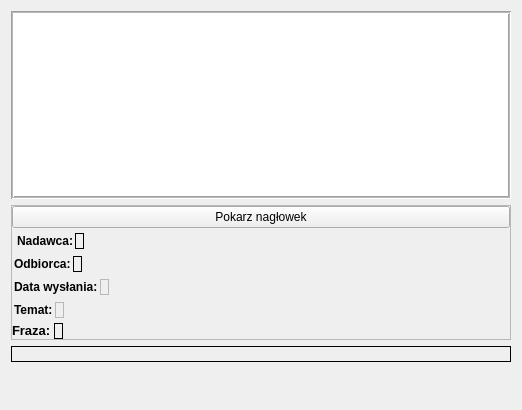
                                    <widget class="QWidget" name="scrollAreaWidgetContents_3">
                                     <property name="geometry">
                                      <rect>
                                       <x>0</x>
                                       <y>0</y>
                                       <width>520</width>
                                       <height>410</height>
                                      </rect>
                                     </property>
                                     <property name="sizePolicy">
                                      <sizepolicy hsizetype="Expanding" vsizetype="Expanding">
                                       <horstretch>0</horstretch>
                                       <verstretch>0</verstretch>
                                      </sizepolicy>
                                     </property>
                                     <layout class="QVBoxLayout" name="verticalLayout_34">
                                      <item>
                                       <layout class="QVBoxLayout" name="emailLayouts_2">
                                        <item>
                                         <widget class="QListWidget" name="listAttachments_2">
                                          <property name="sizePolicy">
                                           <sizepolicy hsizetype="Minimum" vsizetype="Minimum">
                                            <horstretch>0</horstretch>
                                            <verstretch>0</verstretch>
                                           </sizepolicy>
                                          </property>
                                          <property name="minimumSize">
                                           <size>
                                            <width>500</width>
                                            <height>150</height>
                                           </size>
                                          </property>
                                          <property name="frameShape">
                                           <enum>QFrame::Shape::Box</enum>
                                          </property>
                                          <property name="frameShadow">
                                           <enum>QFrame::Shadow::Sunken</enum>
                                          </property>
                                          <property name="lineWidth">
                                           <number>1</number>
                                          </property>
                                          <property name="midLineWidth">
                                           <number>1</number>
                                          </property>
                                          <property name="verticalScrollBarPolicy">
                                           <enum>Qt::ScrollBarPolicy::ScrollBarAlwaysOff</enum>
                                          </property>
                                          <property name="horizontalScrollBarPolicy">
                                           <enum>Qt::ScrollBarPolicy::ScrollBarAsNeeded</enum>
                                          </property>
                                          <property name="sizeAdjustPolicy">
                                           <enum>QAbstractScrollArea::SizeAdjustPolicy::AdjustIgnored</enum>
                                          </property>
                                          <property name="autoScrollMargin">
                                           <number>5</number>
                                          </property>
                                          <property name="flow">
                                           <enum>QListView::Flow::LeftToRight</enum>
                                          </property>
                                          <property name="modelColumn">
                                           <number>0</number>
                                          </property>
                                          <property name="uniformItemSizes">
                                           <bool>false</bool>
                                          </property>
                                          <property name="batchSize">
                                           <number>100</number>
                                          </property>
                                         </widget>
                                        </item>
                                        <item>
                                         <widget class="QFrame" name="frame_14">
                                          <property name="sizePolicy">
                                           <sizepolicy hsizetype="Minimum" vsizetype="Fixed">
                                            <horstretch>0</horstretch>
                                            <verstretch>0</verstretch>
                                           </sizepolicy>
                                          </property>
                                          <property name="minimumSize">
                                           <size>
                                            <width>500</width>
                                            <height>0</height>
                                           </size>
                                          </property>
                                          <property name="frameShape">
                                           <enum>QFrame::Shape::StyledPanel</enum>
                                          </property>
                                          <property name="frameShadow">
                                           <enum>QFrame::Shadow::Raised</enum>
                                          </property>
                                          <layout class="QVBoxLayout" name="verticalLayout_35">
                                           <property name="spacing">
                                            <number>3</number>
                                           </property>
                                           <property name="leftMargin">
                                            <number>0</number>
                                           </property>
                                           <property name="topMargin">
                                            <number>0</number>
                                           </property>
                                           <property name="rightMargin">
                                            <number>0</number>
                                           </property>
                                           <property name="bottomMargin">
                                            <number>0</number>
                                           </property>
                                           <item>
                                            <widget class="QPushButton" name="hederEmailBtn_2">
                                             <property name="sizePolicy">
                                              <sizepolicy hsizetype="Minimum" vsizetype="Fixed">
                                               <horstretch>0</horstretch>
                                               <verstretch>0</verstretch>
                                              </sizepolicy>
                                             </property>
                                             <property name="minimumSize">
                                              <size>
                                               <width>125</width>
                                               <height>0</height>
                                              </size>
                                             </property>
                                             <property name="text">
                                              <string>Pokarz nagłowek</string>
                                             </property>
                                            </widget>
                                           </item>
                                           <item>
                                            <widget class="QWidget" name="widget_22" native="true">
                                             <property name="sizePolicy">
                                              <sizepolicy hsizetype="Fixed" vsizetype="Fixed">
                                               <horstretch>0</horstretch>
                                               <verstretch>0</verstretch>
                                              </sizepolicy>
                                             </property>
                                             <layout class="QHBoxLayout" name="horizontalLayout_32">
                                              <property name="spacing">
                                               <number>2</number>
                                              </property>
                                              <property name="leftMargin">
                                               <number>2</number>
                                              </property>
                                              <property name="topMargin">
                                               <number>2</number>
                                              </property>
                                              <property name="rightMargin">
                                               <number>2</number>
                                              </property>
                                              <property name="bottomMargin">
                                               <number>2</number>
                                              </property>
                                              <item>
                                               <widget class="QLabel" name="label_25">
                                                <property name="sizePolicy">
                                                 <sizepolicy hsizetype="Fixed" vsizetype="Fixed">
                                                  <horstretch>0</horstretch>
                                                  <verstretch>0</verstretch>
                                                 </sizepolicy>
                                                </property>
                                                <property name="text">
                                                 <string>&lt;html&gt;&lt;head/&gt;&lt;body&gt;&lt;p&gt;&lt;span style=&quot; font-weight:700;&quot;&gt;Nadawca:&lt;/span&gt;&lt;/p&gt;&lt;/body&gt;&lt;/html&gt;</string>
                                                </property>
                                                <property name="indent">
                                                 <number>3</number>
                                                </property>
                                               </widget>
                                              </item>
                                              <item>
                                               <widget class="QLabel" name="sender_2">
                                                <property name="sizePolicy">
                                                 <sizepolicy hsizetype="Fixed" vsizetype="Fixed">
                                                  <horstretch>0</horstretch>
                                                  <verstretch>0</verstretch>
                                                 </sizepolicy>
                                                </property>
                                                <property name="frameShape">
                                                 <enum>QFrame::Shape::Panel</enum>
                                                </property>
                                                <property name="text">
                                                 <string/>
                                                </property>
                                                <property name="textInteractionFlags">
                                                 <set>Qt::TextInteractionFlag::LinksAccessibleByMouse|Qt::TextInteractionFlag::TextSelectableByMouse</set>
                                                </property>
                                               </widget>
                                              </item>
                                             </layout>
                                            </widget>
                                           </item>
                                           <item>
                                            <widget class="QWidget" name="widget_23" native="true">
                                             <property name="sizePolicy">
                                              <sizepolicy hsizetype="Fixed" vsizetype="Fixed">
                                               <horstretch>0</horstretch>
                                               <verstretch>0</verstretch>
                                              </sizepolicy>
                                             </property>
                                             <property name="minimumSize">
                                              <size>
                                               <width>0</width>
                                               <height>0</height>
                                              </size>
                                             </property>
                                             <property name="baseSize">
                                              <size>
                                               <width>0</width>
                                               <height>0</height>
                                              </size>
                                             </property>
                                             <layout class="QHBoxLayout" name="horizontalLayout_33">
                                              <property name="spacing">
                                               <number>2</number>
                                              </property>
                                              <property name="leftMargin">
                                               <number>2</number>
                                              </property>
                                              <property name="topMargin">
                                               <number>2</number>
                                              </property>
                                              <property name="rightMargin">
                                               <number>2</number>
                                              </property>
                                              <property name="bottomMargin">
                                               <number>2</number>
                                              </property>
                                              <item>
                                               <widget class="QLabel" name="label_27">
                                                <property name="sizePolicy">
                                                 <sizepolicy hsizetype="Fixed" vsizetype="Fixed">
                                                  <horstretch>0</horstretch>
                                                  <verstretch>0</verstretch>
                                                 </sizepolicy>
                                                </property>
                                                <property name="text">
                                                 <string>&lt;html&gt;&lt;head/&gt;&lt;body&gt;&lt;p&gt;&lt;span style=&quot; font-weight:700;&quot;&gt;Odbiorca:&lt;/span&gt;&lt;/p&gt;&lt;/body&gt;&lt;/html&gt;</string>
                                                </property>
                                               </widget>
                                              </item>
                                              <item>
                                               <widget class="QLabel" name="cc_2">
                                                <property name="sizePolicy">
                                                 <sizepolicy hsizetype="Fixed" vsizetype="Fixed">
                                                  <horstretch>0</horstretch>
                                                  <verstretch>0</verstretch>
                                                 </sizepolicy>
                                                </property>
                                                <property name="frameShape">
                                                 <enum>QFrame::Shape::Box</enum>
                                                </property>
                                                <property name="text">
                                                 <string/>
                                                </property>
                                                <property name="textInteractionFlags">
                                                 <set>Qt::TextInteractionFlag::LinksAccessibleByMouse|Qt::TextInteractionFlag::TextSelectableByMouse</set>
                                                </property>
                                               </widget>
                                              </item>
                                             </layout>
                                            </widget>
                                           </item>
                                           <item>
                                            <widget class="QWidget" name="widget_24" native="true">
                                             <property name="sizePolicy">
                                              <sizepolicy hsizetype="Fixed" vsizetype="Fixed">
                                               <horstretch>0</horstretch>
                                               <verstretch>0</verstretch>
                                              </sizepolicy>
                                             </property>
                                             <property name="minimumSize">
                                              <size>
                                               <width>0</width>
                                               <height>0</height>
                                              </size>
                                             </property>
                                             <property name="baseSize">
                                              <size>
                                               <width>0</width>
                                               <height>100</height>
                                              </size>
                                             </property>
                                             <layout class="QHBoxLayout" name="horizontalLayout_34">
                                              <property name="spacing">
                                               <number>2</number>
                                              </property>
                                              <property name="leftMargin">
                                               <number>2</number>
                                              </property>
                                              <property name="topMargin">
                                               <number>2</number>
                                              </property>
                                              <property name="rightMargin">
                                               <number>2</number>
                                              </property>
                                              <property name="bottomMargin">
                                               <number>2</number>
                                              </property>
                                              <item>
                                               <widget class="QLabel" name="label_28">
                                                <property name="sizePolicy">
                                                 <sizepolicy hsizetype="Fixed" vsizetype="Fixed">
                                                  <horstretch>0</horstretch>
                                                  <verstretch>0</verstretch>
                                                 </sizepolicy>
                                                </property>
                                                <property name="text">
                                                 <string>&lt;html&gt;&lt;head/&gt;&lt;body&gt;&lt;p&gt;&lt;span style=&quot; font-weight:700;&quot;&gt;Data wysłania:&lt;/span&gt;&lt;/p&gt;&lt;/body&gt;&lt;/html&gt;</string>
                                                </property>
                                               </widget>
                                              </item>
                                              <item>
                                               <widget class="QLabel" name="date_2">
                                                <property name="sizePolicy">
                                                 <sizepolicy hsizetype="Fixed" vsizetype="Fixed">
                                                  <horstretch>0</horstretch>
                                                  <verstretch>0</verstretch>
                                                 </sizepolicy>
                                                </property>
                                                <property name="contextMenuPolicy">
                                                 <enum>Qt::ContextMenuPolicy::DefaultContextMenu</enum>
                                                </property>
                                                <property name="frameShape">
                                                 <enum>QFrame::Shape::StyledPanel</enum>
                                                </property>
                                                <property name="text">
                                                 <string/>
                                                </property>
                                                <property name="textInteractionFlags">
                                                 <set>Qt::TextInteractionFlag::LinksAccessibleByMouse|Qt::TextInteractionFlag::TextSelectableByMouse</set>
                                                </property>
                                               </widget>
                                              </item>
                                             </layout>
                                            </widget>
                                           </item>
                                           <item>
                                            <widget class="QWidget" name="widget_25" native="true">
                                             <property name="sizePolicy">
                                              <sizepolicy hsizetype="Fixed" vsizetype="Fixed">
                                               <horstretch>0</horstretch>
                                               <verstretch>0</verstretch>
                                              </sizepolicy>
                                             </property>
                                             <property name="minimumSize">
                                              <size>
                                               <width>0</width>
                                               <height>0</height>
                                              </size>
                                             </property>
                                             <layout class="QHBoxLayout" name="horizontalLayout_35">
                                              <property name="spacing">
                                               <number>2</number>
                                              </property>
                                              <property name="leftMargin">
                                               <number>2</number>
                                              </property>
                                              <property name="topMargin">
                                               <number>2</number>
                                              </property>
                                              <property name="rightMargin">
                                               <number>2</number>
                                              </property>
                                              <property name="bottomMargin">
                                               <number>2</number>
                                              </property>
                                              <item>
                                               <widget class="QLabel" name="label_29">
                                                <property name="sizePolicy">
                                                 <sizepolicy hsizetype="Fixed" vsizetype="Fixed">
                                                  <horstretch>0</horstretch>
                                                  <verstretch>0</verstretch>
                                                 </sizepolicy>
                                                </property>
                                                <property name="text">
                                                 <string>&lt;html&gt;&lt;head/&gt;&lt;body&gt;&lt;p&gt;&lt;span style=&quot; font-weight:700;&quot;&gt;Temat:&lt;/span&gt;&lt;/p&gt;&lt;/body&gt;&lt;/html&gt;</string>
                                                </property>
                                               </widget>
                                              </item>
                                              <item>
                                               <widget class="QLabel" name="subject_2">
                                                <property name="sizePolicy">
                                                 <sizepolicy hsizetype="Fixed" vsizetype="Fixed">
                                                  <horstretch>0</horstretch>
                                                  <verstretch>0</verstretch>
                                                 </sizepolicy>
                                                </property>
                                                <property name="frameShape">
                                                 <enum>QFrame::Shape::StyledPanel</enum>
                                                </property>
                                                <property name="text">
                                                 <string/>
                                                </property>
                                                <property name="textInteractionFlags">
                                                 <set>Qt::TextInteractionFlag::LinksAccessibleByMouse|Qt::TextInteractionFlag::TextSelectableByMouse</set>
                                                </property>
                                               </widget>
                                              </item>
                                             </layout>
                                            </widget>
                                           </item>
                                           <item>
                                            <widget class="QWidget" name="widget_26" native="true">
                                             <property name="sizePolicy">
                                              <sizepolicy hsizetype="Fixed" vsizetype="Fixed">
                                               <horstretch>0</horstretch>
                                               <verstretch>0</verstretch>
                                              </sizepolicy>
                                             </property>
                                             <layout class="QHBoxLayout" name="horizontalLayout_37">
                                              <property name="spacing">
                                               <number>0</number>
                                              </property>
                                              <property name="leftMargin">
                                               <number>0</number>
                                              </property>
                                              <property name="topMargin">
                                               <number>0</number>
                                              </property>
                                              <property name="rightMargin">
                                               <number>0</number>
                                              </property>
                                              <property name="bottomMargin">
                                               <number>0</number>
                                              </property>
                                              <item>
                                               <widget class="QLabel" name="label_30">
                                                <property name="sizePolicy">
                                                 <sizepolicy hsizetype="Fixed" vsizetype="Fixed">
                                                  <horstretch>0</horstretch>
                                                  <verstretch>0</verstretch>
                                                 </sizepolicy>
                                                </property>
                                                <property name="font">
                                                 <font>
                                                  <pointsize>10</pointsize>
                                                  <bold>true</bold>
                                                 </font>
                                                </property>
                                                <property name="text">
                                                 <string>Fraza: </string>
                                                </property>
                                               </widget>
                                              </item>
                                              <item>
                                               <widget class="QLabel" name="frazeLabel">
                                                <property name="sizePolicy">
                                                 <sizepolicy hsizetype="Fixed" vsizetype="Fixed">
                                                  <horstretch>0</horstretch>
                                                  <verstretch>0</verstretch>
                                                 </sizepolicy>
                                                </property>
                                                <property name="frameShape">
                                                 <enum>QFrame::Shape::Box</enum>
                                                </property>
                                                <property name="text">
                                                 <string/>
                                                </property>
                                                <property name="wordWrap">
                                                 <bool>true</bool>
                                                </property>
                                               </widget>
                                              </item>
                                             </layout>
                                            </widget>
                                           </item>
                                          </layout>
                                         </widget>
                                        </item>
                                        <item>
                                         <widget class="QLabel" name="body_2">
                                          <property name="sizePolicy">
                                           <sizepolicy hsizetype="Preferred" vsizetype="Preferred">
                                            <horstretch>0</horstretch>
                                            <verstretch>0</verstretch>
                                           </sizepolicy>
                                          </property>
                                          <property name="styleSheet">
                                           <string notr="true"/>
                                          </property>
                                          <property name="frameShape">
                                           <enum>QFrame::Shape::Box</enum>
                                          </property>
                                          <property name="text">
                                           <string/>
                                          </property>
                                          <property name="wordWrap">
                                           <bool>true</bool>
                                          </property>
                                          <property name="textInteractionFlags">
                                           <set>Qt::TextInteractionFlag::LinksAccessibleByMouse|Qt::TextInteractionFlag::TextSelectableByMouse</set>
                                          </property>
                                         </widget>
                                        </item>
                                        <item>
                                         <spacer name="verticalSpacer_6">
                                          <property name="orientation">
                                           <enum>Qt::Orientation::Vertical</enum>
                                          </property>
                                          <property name="sizeHint" stdset="0">
                                           <size>
                                            <width>20</width>
                                            <height>40</height>
                                           </size>
                                          </property>
                                         </spacer>
                                        </item>
                                       </layout>
                                      </item>
                                     </layout>
                                    </widget>
